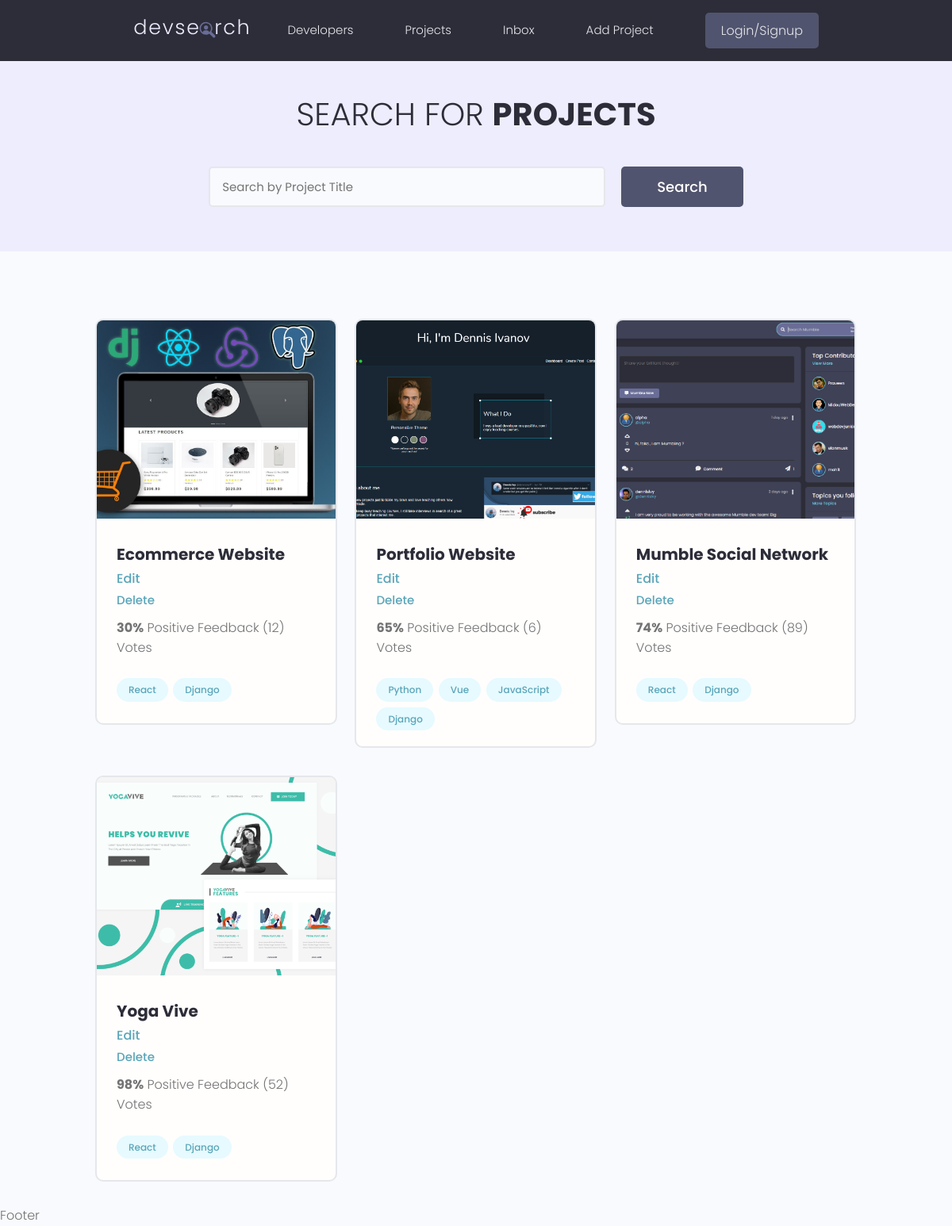
/projects/, run on the app's committed database.
### projects/models.py (models this page shows, shortened)
class Project(models.Model):
    title = models.CharField(max_length=200)
    description = models.TextField(null=True, blank=True)
    featured_image = models.ImageField(null=True, blank=True, default="default.jpg")
    demo_link = models.CharField(max_length=2000, null=True, blank=True)
    source_link = models.CharField(max_length=2000, null=True, blank=True)
    tags = models.ManyToManyField('Tag', blank=True)
    vote_total = models.IntegerField(default=0, null=True, blank=True)
    vote_ratio = models.IntegerField(default=0, null=True, blank=True)
    created = models.DateTimeField(auto_now_add=True)
    id = models.UUIDField(default=uuid.uuid4, unique=True, primary_key=True, editable=False)

class Tag(models.Model):
    name = models.CharField(max_length=200)
    created = models.DateTimeField(auto_now_add=True)
    id = models.UUIDField(default=uuid.uuid4, primary_key=True, editable=False, unique=True)
    def __str__(self):
        return self.name

### projects/views.py (the view)
# urls.py: path('', include('projects.urls'))
def projects(request):
    projects = Project.objects.all()
    context = {'projects': projects}
    return render(request, 'projects/projects.html', context)

### projects/templates/projects/projects.html (shortened to what this page needs)
{% extends 'main.html' %}
{% load static %}
{% block content %}
    <main class="projects">
        <section class="hero-section text-center">
            <div class="container container--narrow">
                <div class="hero-section__box">
                    <h2>Search for <span>Projects</span></h2>
                </div>
                <div class="hero-section__search">
                    <form id='searchForm' class="form" action="{% url 'projects' %}" method="get">
                        <div class="form__field">
                            <input class="input input--text" id="formInput#search" type="text" name="search_query"
                                   placeholder="Search by Project Title" value="{{ search_query }}"/>
                        </div>
                        <input class="btn btn--sub btn--lg" type="submit" value="Search"/>
                    </form>
                </div>
            </div>
        </section>
        <section class="projectsList">
            <div class="container">
                <div class="grid grid--three">
                    {% for project in projects %}
                        <div class="column">
                            <div class="card project">
                                <a href="{% url 'project' project.id %}" class="project">
                                    <img class="project__thumbnail" src="{{ project.featured_image.url }}"
                                         alt="project thumbnail"/>
                                    <div class="card__body">
                                        <h3 class="project__title">{{ project.title }}</h3>
                                        <p><a href="{% url 'update-project' project.id %}">Edit</a></p>
                                        <a href="{% url 'delete-project' project.id %}">Delete</a>
                                        <p class="project--rating">
                                            <span style="font-weight: bold;">{{ project.vote_ratio }}%</span> Positive
                                            Feedback ({{ project.vote_total }})
                                            Vote{{ project.vote_total|pluralize:"s" }}
                                        </p>
                                        <div class="project__tags">
                                            {% for tag in project.tags.all %}
                                                <span class="tag tag--pill tag--main">
                                        <small>{{ tag }}</small>
                                    </span>
                                            {% endfor %}
                                        </div>
                                    </div>
                                </a>
                            </div>
                        </div>
                    {% endfor %}
                </div>
            </div>
        </section>
    </main>
{% endblock %}

### templates/main.html (shortened to what this page needs)
<!DOCTYPE html>
{% load static %}
<html lang="en">
<head>
    <link rel="stylesheet" href="https://cdn.iconmonstr.com/1.3.0/css/iconmonstr-iconic-font.min.css"/>
    <link rel="stylesheet" href="{% static 'uikit/styles/uikit.css' %}"/>
    <link rel="stylesheet" href="{%  static 'styles/app.css' %}"/>
</head>
<body>
{% include 'navbar.html' %}
{% block content %}
{% endblock content %}
<p>Footer</p>
</body>
</html>

### templates/navbar.html (shortened to what this page needs)
{% load static %}
<header class="header">
    <div class="container container--narrow">
        <a href="{% url 'projects' %}" class="header__logo">
            <img src="{% static 'images/logo.svg' %}" alt="DevSearch Logo"/>
        </a>
        <nav class="header__nav">
            <ul class="header__menu">
                <li class="header__menuItem"><a href="">Developers</a></li>
                <li class="header__menuItem"><a href="">Projects</a></li>
                <li class="header__menuItem"><a href="">Inbox</a></li>
                <li class="header__menuItem"><a href="{% url 'create-project' %}">Add Project</a></li>
                <li class="header__menuItem"><a href="" class="btn btn--sub">Login/Signup</a>
                </li>
            </ul>
        </nav>
    </div>
</header>

### static/styles/app.css (style rules this page uses)
:root { --color-sub: #2d2d39; }
.btn--sub { background-color: var(--color-sub-light); }
.card { border: 2px solid var(--color-light); }
img { width: 100%; }
.header { position: sticky; z-index: 111; background-color: var(--color-sub); padding: 1.5rem 0; }
.header > .container { display: flex; justify-content: space-between; align-items: center; }
.header__logo > img { height: 3.8rem; }
.header__nav > ul { display: inline-flex; align-items: center; list-style: none; gap: 6.5rem; }
.header__menuItem > a { color: var(--color-light); font-weight: 300; }
.hero-section { height: 40vh; display: flex; align-items: center; background-color: var(--color-sub); }
.hero-section__box { margin-bottom: 4rem; }
.hero-section__box > h2, .hero-section__box > h2 > span { font-size: 4rem; color: var(--color-light); line-height: 1.3; text-transform: uppercase; }
.hero-section__box > h2 { font-weight: 300; }
.hero-section__box > h2 > span { font-weight: 700; }
.hero-section__search > .form { display: flex; align-items: center; justify-content: center; gap: 2rem; }
.hero-section__search > .form input.input--text { width: 50rem; }
.project--rating { margin-bottom: 1.6em; margin-top: .5em; }
.projects > .hero-section { background: var(--color-sub-lighter); height: 30vh; }
.projects .hero-section__box { margin-bottom: 2.5rem; }
.projects .hero-section__box > h2 { color: var(--color-sub); }
.projects .hero-section__box > h2 > span { font-weight: 700; color: var(--color-sub); }
.projectsList { margin-top: 8rem; }
.project__thumbnail { height: 25rem; object-fit: cover; object-position: top center; }
.project__title { font-size: 2rem; font-weight: 700; color: var(--color-sub); }

### static/uikit/styles/modules/_variables.css (style rules this page uses)
:root { --color-main: #5aa5b9; --color-main-light: #e6faff; --color-sub: #3f4156; --color-sub-light: #51546e; --color-sub-lighter: #ededfd; --color-text: #737373; --color-gray: #8b8b8b; --color-light: #e5e7eb; --color-light-gray: #767676; --color-bg: #f8fafd; --color-white: #fffefd; --color-white-light: #f3f3f3; --color-success: #359e64; --color-success-bg: #def8e8; --color-error: #fc4b0b; --color-error-bg: #fff2ee; --font-base: 'Poppins', arial, helvetica, 'Segoe UI', roboto, ubuntu, sans-serif; --font-monospace: 'Fira Code', 'Courier New', courier, monospace; --font-regular: 300; --font-medium: 500; --font-bold: 700; --generic-shadow: 1px 1px 5px #00000010; --generic-transition: all 0.3s ease-in-out; }

### static/uikit/styles/modules/_base.css (style rules this page uses)
* { margin: 0; padding: 0; box-sizing: border-box; text-rendering: optimizeLegibility; color: inherit; font-size: inherit; }
html { font-size: 50%; }
@media only screen and (min-width: 480px) { html { font-size: 56.25%; } }
@media only screen and (min-width: 1200px) { html { font-size: 62.5%; } }
body { line-height: 1.6; font-weight: 400; font-size: 1.5rem; color: var(--color-text); background-color: var(--color-bg); min-height: 100vh; }

### static/uikit/styles/modules/_typography.css (style rules this page uses)
* { font-family: var(--font-base); }
h2 { font-size: 3.6rem; font-weight: var(--font-bold); }
h3 { font-size: 3.2rem; font-weight: var(--font-medium); }
p, span, strong { font-size: 1.6rem; color: var(--color-text); font-weight: var(--font-regular); }
a { padding-bottom: 2px; text-decoration: none; display: inline-block; color: var(--color-main); font-weight: var(--font-medium); }

### static/uikit/styles/modules/_utilities.css (style rules this page uses)
.container { width: 92%; max-width: 165rem; margin: 0 auto; box-sizing: border-box; }
.container--narrow { width: 92%; max-width: 120rem; }
@media screen and (min-width: 1000px) { .container { width: 90%; } }
@media screen and (min-width: 1000px) { .container--narrow { width: 85%; } }
@media screen and (min-width: 1200px) { .container { width: 80%; } }
@media screen and (min-width: 1200px) { .container--narrow { width: 72%; } }
.text-center { text-align: center; }

### static/uikit/styles/modules/_button.css (style rules this page uses)
.btn { display: inline-block; position: relative; cursor: pointer; background-color: var(--color-light); font-weight: var(--font-medium); color: var(--color-sub); text-decoration: none; padding: 1rem 2rem; border-radius: 0.5rem; border: none; width: -webkit-fit-content; width: -moz-fit-content; width: fit-content; height: -webkit-fit-content; height: -moz-fit-content; height: fit-content; font-size: 1.6rem; outline-width: 0; outline-color: transparent; -webkit-backface-visibility: hidden; backface-visibility: hidden; transition: all 0.3s ease-in-out; }
.btn--sub { background-color: var(--color-sub); color: var(--color-white); }
.btn--lg { font-size: 1.8rem; padding: 1.2rem 4.5rem; }

### data on the page
Project: featured_image (picture), title "Ecommerce Website", vote_ratio "30", vote_total "12"
Tag: name "React"
Tag: name "Django"
Project: featured_image (picture), title "Portfolio Website", vote_ratio "65", vote_total "6"
Tag: name "Python"
Tag: name "Vue"
Tag: name "JavaScript"
Project: featured_image (picture), title "Mumble Social Network", vote_ratio "74", vote_total "89"
Project: featured_image (picture), title "Yoga Vive", vote_ratio "98", vote_total "52"
